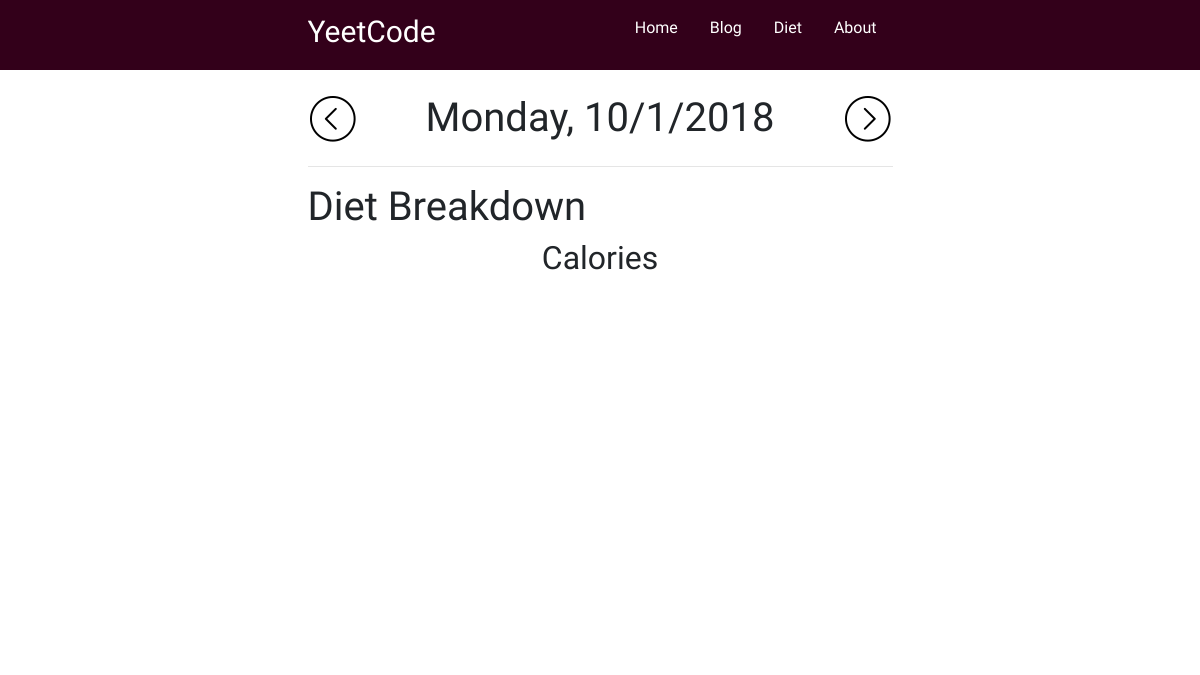
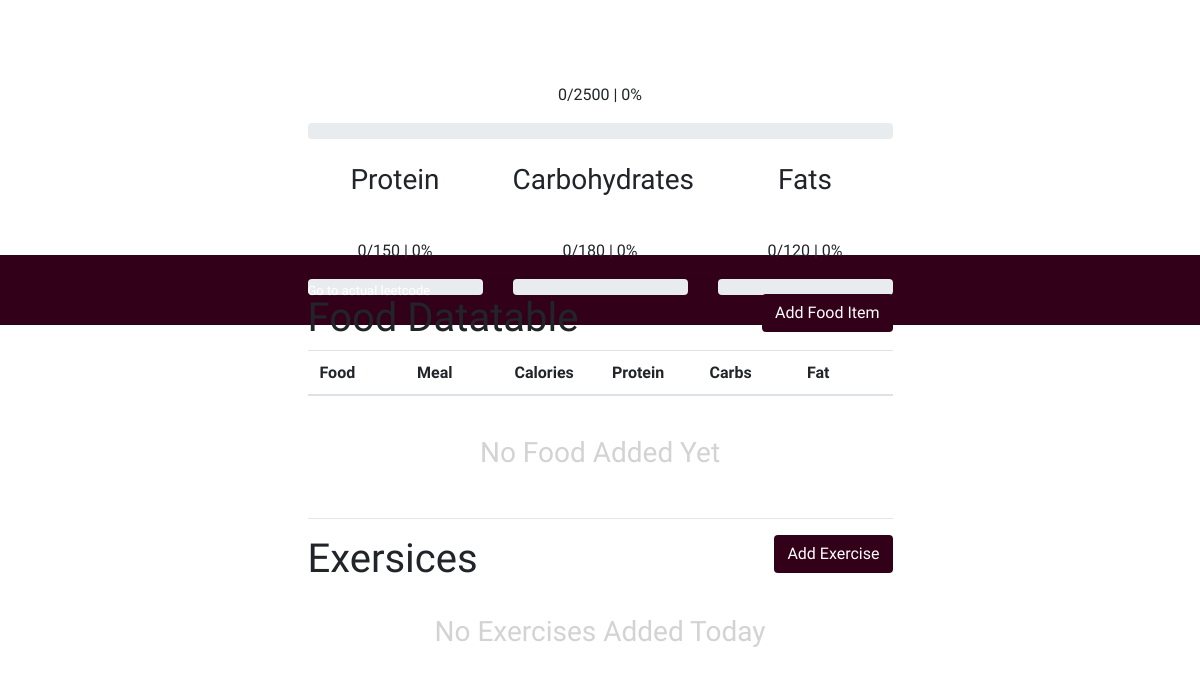
The app's page /diet/2018/10/1, older data (2 pictures, top to bottom).
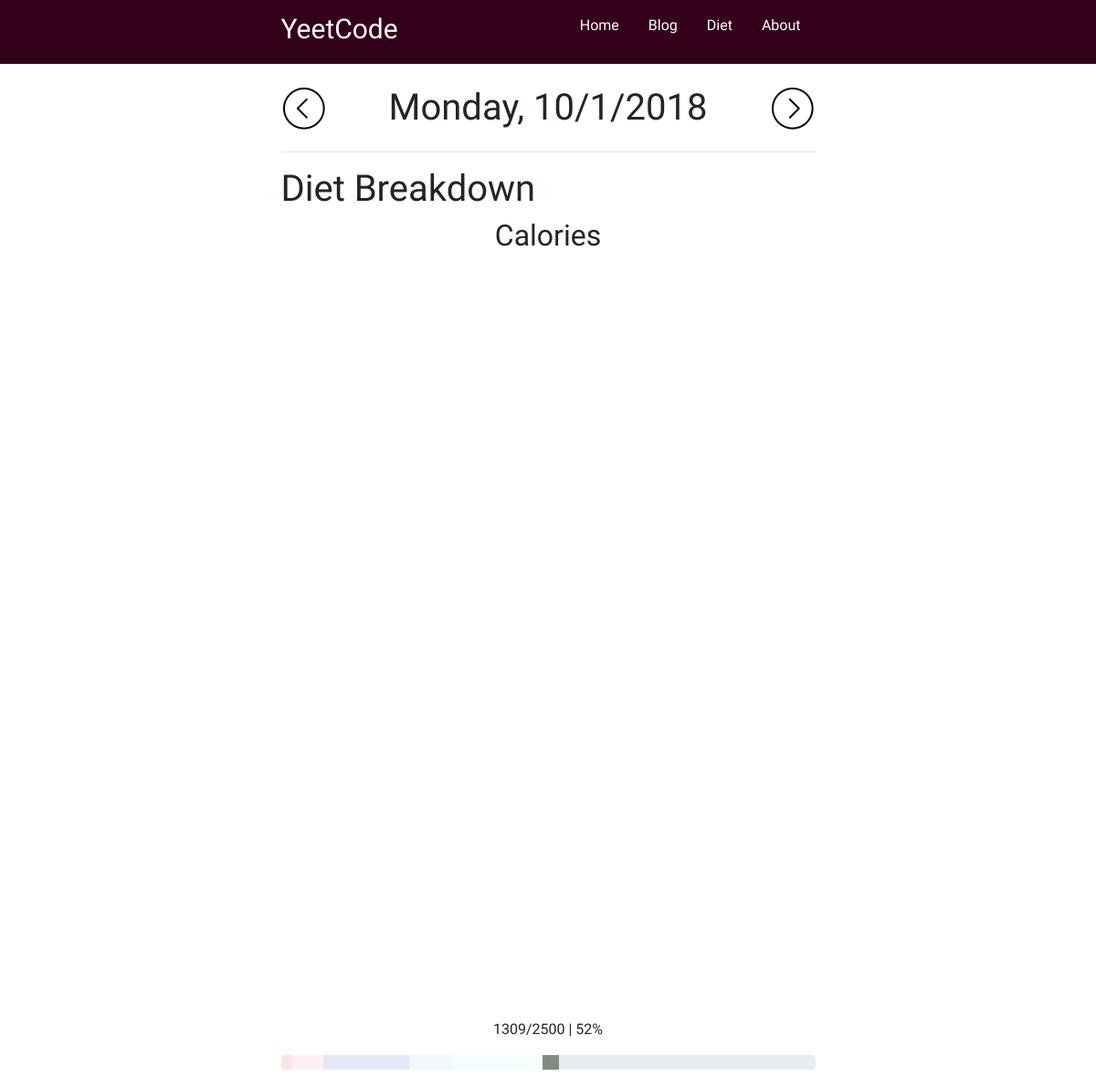
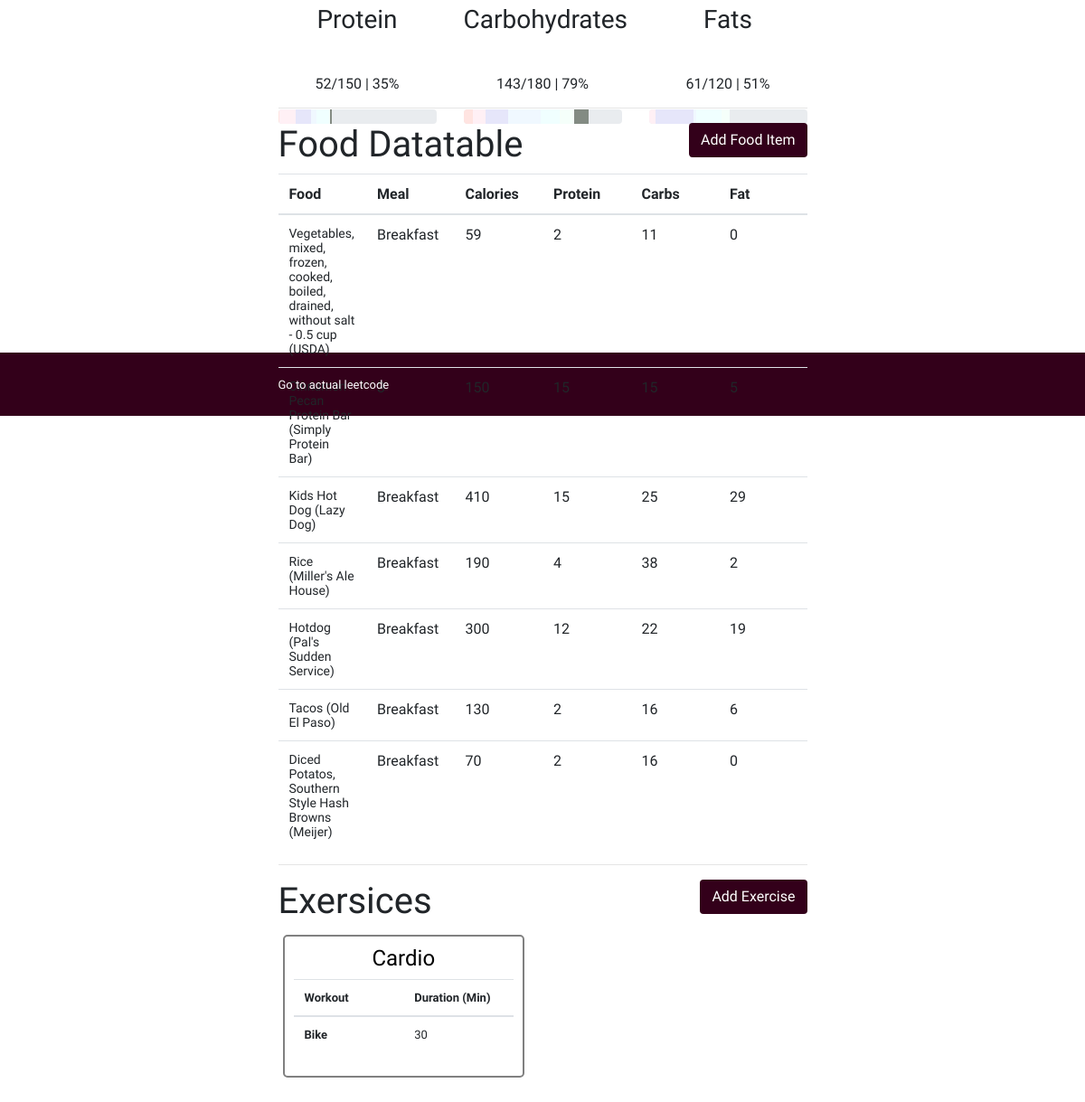
The same page, newer data (2 pictures, top to bottom).
### diet/models.py (models this page shows, shortened)
class NutritionDay(models.Model):
    month = models.ForeignKey(NutritionMonth, on_delete=models.CASCADE)
    day_slug = models.TextField(default="00-00-00")
    weekday = models.TextField(default="Sunday", choices=[(w,w) for w in WEEK_MAP])
    cur_date = models.DateField()
    calories = models.IntegerField(null=True)
    carbs = models.IntegerField(null=True)
    protein = models.IntegerField(null=True)
    fat = models.IntegerField(null=True)
    weight = models.IntegerField(null=True)
    def get_day_offset(self, delta):
        offset_date = self.cur_date + timedelta(days=delta)
        _month_slug = "%d-%d" % (offset_date.year, offset_date.month)
        month = NutritionMonth.objects.filter(month_slug=_month_slug)
        if month:
            month = month[0]
        else:
            month = NutritionMonth(year=offset_date.year,
                                   month=MONTH_MAP[offset_date.month-1],
                                   month_num=offset_date.month,
                                   month_slug=_month_slug)
            month.save()
        _slug = "%d-%d-%d" % (offset_date.year, offset_date.month, offset_date.day)
        if not NutritionDay.objects.filter(day_slug=_slug):
            day = NutritionDay(month=month,
                               cur_date=self.cur_date,
                               weekday=WEEK_MAP[offset_date.timetuple().tm_wday],
                               day_slug=_slug)
            day.save()
        print(offset_date)
        return (offset_date.year, offset_date.month, offset_date.day)

class FoodItem(models.Model):
    day = models.ForeignKey(NutritionDay, on_delete=models.CASCADE)
    name = models.TextField(default="N/A")
    type = models.TextField(default="Snack", choices=[(m,m) for m in MEALS])
    calories = models.IntegerField(default=0)
    carbs = models.IntegerField(default=0)
    protein = models.IntegerField(default=0)
    fat = models.IntegerField(default=0)

class ExerciseItem(models.Model):
    day = models.ForeignKey(NutritionDay, on_delete=models.CASCADE)
    name = models.TextField(default="N/A")
    type = models.TextField(default="Push", choices=[(e,e) for e in EXERCISES])
    reps = models.IntegerField(default=0)
    sets = models.IntegerField(default=0)
    weight = models.IntegerField(default=0)
    time = models.IntegerField(default=0)

### diet/views.py (the view)
# urls.py: path('<int:year>/<int:month>/<int:day>', views.day_view, name='day_view'),
def day_view(request, year, month, day):
    _slug = "%d-%d-%d" % (year, month, day)
    cur_day = NutritionDay.objects.get(day_slug=_slug)
    day_items = cur_day.fooditem_set.all()
    day_exercises = cur_day.exerciseitem_set.all()
    pastel_len = len(PASTEL_COLORS)
    pastel_array = list(PASTEL_COLORS.values())
    pastel_colors = json.dumps({x:{'color': pastel_array[pastel_len-1-x]} for x in range(0, pastel_len)})
    calories_array = [['Name', 'Calories']]
    carbs_array = [['Name', 'Carbs']]
    protein_array = [['Name', 'Protein']]
    fat_array = [['Name', 'Fat']]
    for item in day_items:
        calories_array.append([item.name, item.calories])
        carbs_array.append([item.name, item.carbs])
        protein_array.append([item.name, item.protein])
        fat_array.append([item.name, item.fat])
    calories_data = json.dumps({'calories_data': calories_array}).replace('\\', '\\\\').replace("'", "\\'")
    carbs_data = json.dumps({'carbs_data': carbs_array}).replace('\\', '\\\\').replace("'", "\\'")
    protein_data = json.dumps({'protein_data': protein_array}).replace('\\', '\\\\').replace("'", "\\'")
    fat_data = json.dumps({'fat_data': fat_array}).replace('\\', '\\\\').replace("'", "\\'")
    context = {'day': cur_day,
               'prev_day': cur_day.get_day_offset(-1),
               'next_day': cur_day.get_day_offset(1),
               'calories_data': calories_data,
               'carbs_data': carbs_data,
               'protein_data': protein_data,
               'fat_data': fat_data,
               'pastel_colors': pastel_colors,
               'day_items': day_items,
               'push_exercise': day_exercises.filter(type="Push"),
               'pull_exercise': day_exercises.filter(type="Pull"),
               'legs_exercise': day_exercises.filter(type="Legs"),
               'cardio_exercise': day_exercises.filter(type="Cardio"),
               'food_form': FoodForm(),
               'exercise_form': ExerciseForm(),
               'search_form': SearchForm(),
               'pastel_array': pastel_array[::-1],
               'enumerate_items': range(0, len(day_items)),
               'daily_p': DAILY_SCALED}
    return render(request, 'day_details.html', context)

### diet/templatetags/index.py (called while the page is built)
@register.filter
def index(List, i):
    return List[int(i)]

### diet/templates/day_details.html (shortened to what this page needs)
{% extends 'base.html' %}
{% load static %}
{% load index %}
{% load widget_tweaks %}
{% block extra_head %}
<link rel="stylesheet" type="text/css" href="{% static 'diet.css' %}">
{% endblock %}
{% block content %}
<div class="row">
  <div class="col-md-3"></div>
  <div class="col-md-6">
    <br>
    <div class="row">
      <div class="col-md-2">
        <a href="{% url 'day_view' prev_day.0 prev_day.1 prev_day.2 %}" class="align-bottom" style="float:left;"><img src="{% static 'diet/left-arrow.png' %}" alt="left_arrow"></a>
      </div>
      <div class="col-md-8">
        <h1 style="text-align:center;font-family:Galada;">{{ day.weekday }}, {{ day.cur_date.month }}/{{ day.cur_date.day }}/{{ day.cur_date.year }}</h1>
      </div>
      <div class="col-md-2">
        <a href="{% url 'day_view' next_day.0 next_day.1 next_day.2 %}" class="align-bottom" style="float:right;"><img src="{% static 'diet/right-arrow.png' %}" alt="right_arrow"></a>
      </div>
    </div>
    <hr>
    <h1>Diet Breakdown</h1>
    <h2 style="text-align:center;">Calories</h2>
    <div id="calories-donut" style="width: 100%; height: 55%"></div>
    <p style="text-align:center;"> {{day.calories}}/{% widthratio daily_p.CALORIES 1 100 %} | {% widthratio day.calories daily_p.CALORIES 1 %}%</p>
    <div class="progress">
      {% for f in day_items %}
        <div class="progress-bar" role="progressbar" style="width: {% widthratio f.calories daily_p.CALORIES 1 %}%; background-color:{{ pastel_array|index:forloop.counter0 }};" aria-valuenow="15" aria-valuemin="0" aria-valuemax="100"></div>
      {% endfor %}
    </div>
    <br>
    <div class="row">
      <div class="col-md-4">
        <h3 style="text-align:center;align:center;">Protein</h3>
        <div id="protein-donut" style="align:center; width:100%; height:35%"></div>
        <p style="text-align:center;"> {{day.protein}}/{% widthratio daily_p.PROTEIN 1 100 %} | {% widthratio day.protein daily_p.PROTEIN 1 %}%</p>
        <div class="progress">
          {% for f in day_items %}
            <div class="progress-bar" role="progressbar" style="width: {% widthratio f.protein daily_p.PROTEIN 1 %}%; background-color:{{ pastel_array|index:forloop.counter0 }};" aria-valuenow="15" aria-valuemin="0" aria-valuemax="100"></div>
          {% endfor %}
        </div>
      </div>
      <div class="col-md-4">
        <h3 style="text-align:center;align:center;">Carbohydrates</h3>
        <div id="carb-donut" style="align:center; width:100%; height:35%"></div>
        <p style="text-align:center;"> {{day.carbs}}/{% widthratio daily_p.CARBS 1 100 %} | {% widthratio day.carbs daily_p.CARBS 1 %}%</p>
        <div class="progress">
          {% for f in day_items %}
            <div class="progress-bar" role="progressbar" style="width: {% widthratio f.carbs daily_p.CARBS 1 %}%; background-color:{{ pastel_array|index:forloop.counter0 }};" aria-valuenow="15" aria-valuemin="0" aria-valuemax="100"></div>
          {% endfor %}
        </div>
      </div>
      <div class="col-md-4">
        <h3 style="text-align:center;align:center;">Fats</h3>
        <div id="fat-donut" style="align:center; width:100%; height:35%"></div>
        <p style="text-align:center;"> {{day.fat}}/{% widthratio daily_p.FAT 1 100 %} | {% widthratio day.fat daily_p.FAT 1 %}%</p>
        <div class="progress">
          {% for f in day_items %}
            <div class="progress-bar" role="progressbar" style="width: {% widthratio f.fat daily_p.FAT 1 %}%; background-color:{{ pastel_array|index:forloop.counter0 }};" aria-valuenow="15" aria-valuemin="0" aria-valuemax="100"></div>
          {% endfor %}
        </div>
      </div>
    </div>
    <hr>
    <div class="row">
      <div class="col-md-6">
        <h1>Food Datatable</h1>
      </div>
      <div class="col-md-6">
        <button type="button" class="btn float-right" data-toggle="modal" data-target=".add-food-modal" style="background-color:#33001a;color:white;">Add Food Item</button>
      </div>
    </div>
    <table class="table" style="width: 100%">
      <thead>
        <tr>
          <th scope="col">Food</th>
          <th scope="col">Meal</th>
          <th scope="col">Calories</th>
          <th scope="col">Protein</th>
          <th scope="col">Carbs</th>
          <th scope="col">Fat</th>
        </tr>
      </thead>
      <tbody>
        {% for item in day_items %}
        <tr>
          <th scope="row"><small>{{ item.name }}</small></th>
          <td>{{ item.type }}</td>
          <td>{{ item.calories }}</td>
          <td>{{ item.protein }}</td>
          <td>{{ item.carbs }}</td>
          <td>{{ item.fat }}</td>
        </tr>
        {% endfor %}
      </tbody>
    </table>
    {% if day_items|length == 0%}
    <br>
    <h3 style="text-align:center;color:lightgrey;"> No Food Added Yet </h3>
    <br>
    {% endif %}
    <hr>
    <div class="row">
      <div class="col-md-6">
        <h1>Exersices</h1>
      </div>
      <div class="col-md-6">
        <button type="button" class="btn float-right" data-toggle="modal" data-target=".add-exercise" style="background-color:#33001a;color:white;">Add Exercise</button>
      </div>
    </div>
  {% if push_exercise|length == 0 and pull_exercise|length == 0 and legs_exercise|length == 0 and cardio_exercise|length == 0 %}
    <br>
    <h3 style="text-align:center;color:lightgrey;"> No Exercises Added Today </h3>
    <br>
    <br>
  {% endif %}
  <div class="row">
    {% if cardio_exercise|length != 0 %}
      <div class="col-md-6">
        <div class="content-card">
          <h4 style="text-align:center;">Cardio</h4>
          <table class="table" style="width: 100%; font-size: small">
            <thead>
              <tr>
                <th scope="col">Workout</th>
                <th scope="col">Duration (Min)</th>
              </tr>
            </thead>
            <tbody>
              {% for e in cardio_exercise %}
                <tr>
                  <th scope="row">{{ e.name }}</th>
                  <td>{{ e.time }}</td>
                </tr>
              {% endfor %}
            </tbody>
          </table>
        </div>
      </div>
      {% endif %}
    </div>
    <br>
  </div>
  <div class="col-md-3"></div>
</div>
{% endblock %}

### application/templates/base.html (shortened to what this page needs)
{% load static %}
{% load staticfiles %}
{% load bootstrap4 %}
{% bootstrap_css %}
<head>
  <link rel="stylesheet" type="text/css" href="{% static 'base.css' %}">
  {% block extra_head %}{% endblock %}
</head>
<body>
  <div class="nav-bar">
    <div class="row">
      <div class="col-md-3"></div>
      <div class="col-md-6">
        <ul class="nav-bar-table">
          <li class="nav-title"><a class="title-link" href="{% url 'home' %}"><h3 class="web-title"><span style="font-family: Galada;">Yeet</span>Code</h3></a></li>
          <li class="nav-item"><a class="nav-link" href="{% url 'about' %}"><p class="nav-text">About</p></a></li>
          <li class="nav-item"><a class="nav-link" href="{% url 'diet_month_current' %}"><p class="nav-text">Diet</p></a></li>
          <li class="nav-item"><a class="nav-link" href="{% url 'blog' %}"><p class="nav-text">Blog</p></a></li>
          <li class="nav-item"><a class="nav-link" href="{% url 'home' %}"><p class="nav-text">Home</p></a></li>
        </ul>
      </div>
      <div class="col-md-3"></div>
    </div>
  </div>
  {% block content %}{% endblock %}
  <div class="bottom-nav-bar">
    <div class="row">
      <div class="col-md-3"></div>
      <div class="col-md-6">
        <ul class="nav-bar-table">
          <li class="nav-title"><a class="bottom-link" href='https://leetcode.com'>Go to actual leetcode</a></li>
        </ul>
      </div>
      <div class="col-md-3"></div>
    </div>
  </div>
</body>

### application/static/base.css (style rules this page uses)
body { margin: 0; font-family: Questrial; }
.nav-bar-table { list-style-type: none; margin: 0; padding: 0; height: 70px; line-height: 70px; overflow: hidden; }
.nav-item { float: right; height: 70px; line-height: 70px; }
.nav-title { float: left; height: 70px; line-height: 70px; }
.nav-link { display: inline-block; vertical-align: middle; line-height: normal; color: white; text-align: center; text-decoration: none; }
.title-link { display: inline-block; vertical-align: middle; line-height: normal; color: white; text-decoration: none; }
.nav-bar { margin: 0; padding: 0; height: 70px; line-height: 70px; background-color: #33001a; }
.bottom-nav-bar { bottom: 0; margin: 0; padding: 0; height: 70px; line-height: 70px; background-color: #33001a; }
.nav-text { display: inline-block; vertical-align: middle; line-height: normal; }
.web-title { float: left; color: white; font-size: 30px; }
.bottom-link { display: inline-block; vertical-align: middle; line-height: normal; color: white; font-size: small; text-align: center; text-decoration: none; }

### diet/static/diet.css (style rules this page uses)
.content-card { color: black; padding: 10px; border:2px solid grey; border-radius: 5px; margin: 5px; text-align: center; }
table { table-layout: fixed; }

Row changes from the older to the newer data that the page shows:
changed NutritionDay "Monday": calories "0" → "1309"; calories "0" → "52"; protein "0" → "52"; protein "0" → "35"; carbs "0" → "143"; carbs "0" → "79"; fat "0" → "61"; fat "0" → "51"
added FoodItem: name "Vegetables, mixed, frozen, cooked, boiled, drained, without salt - 0.5 cup (USDA)", type "Breakfast", calories "59", protein "2", carbs "11", fat "0"
added FoodItem: calories 150 (drawn), protein 15 (drawn), carbs 15 (drawn), fat 5 (drawn), name "Cinnamon Pecan Protein Bar (Simply Protein Bar)", type "3"
added FoodItem: name "Kids Hot Dog (Lazy Dog)", type "Breakfast", calories "410", protein "15", carbs "25", fat "29"
added FoodItem: name "Rice (Miller's Ale House)", type "Breakfast", calories "190", protein "4", carbs "38", fat "2"
added FoodItem: name "Hotdog (Pal's Sudden Service)", type "Breakfast", calories "300", protein "12", carbs "22", fat "19"
added FoodItem: name "Tacos (Old El Paso)", type "Breakfast", calories "130", protein "2", carbs "16", fat "6"
added FoodItem: name "Diced Potatos, Southern Style Hash Browns (Meijer)", type "Breakfast", calories "70", protein "2", carbs "16", fat "0"
added ExerciseItem: name "Bike", time "30"
Text that changed along with them:
text no longer shown: "No Food Added Yet No Exercises Added Today"
text now shown: "Cardio Workout Duration (Min)"
